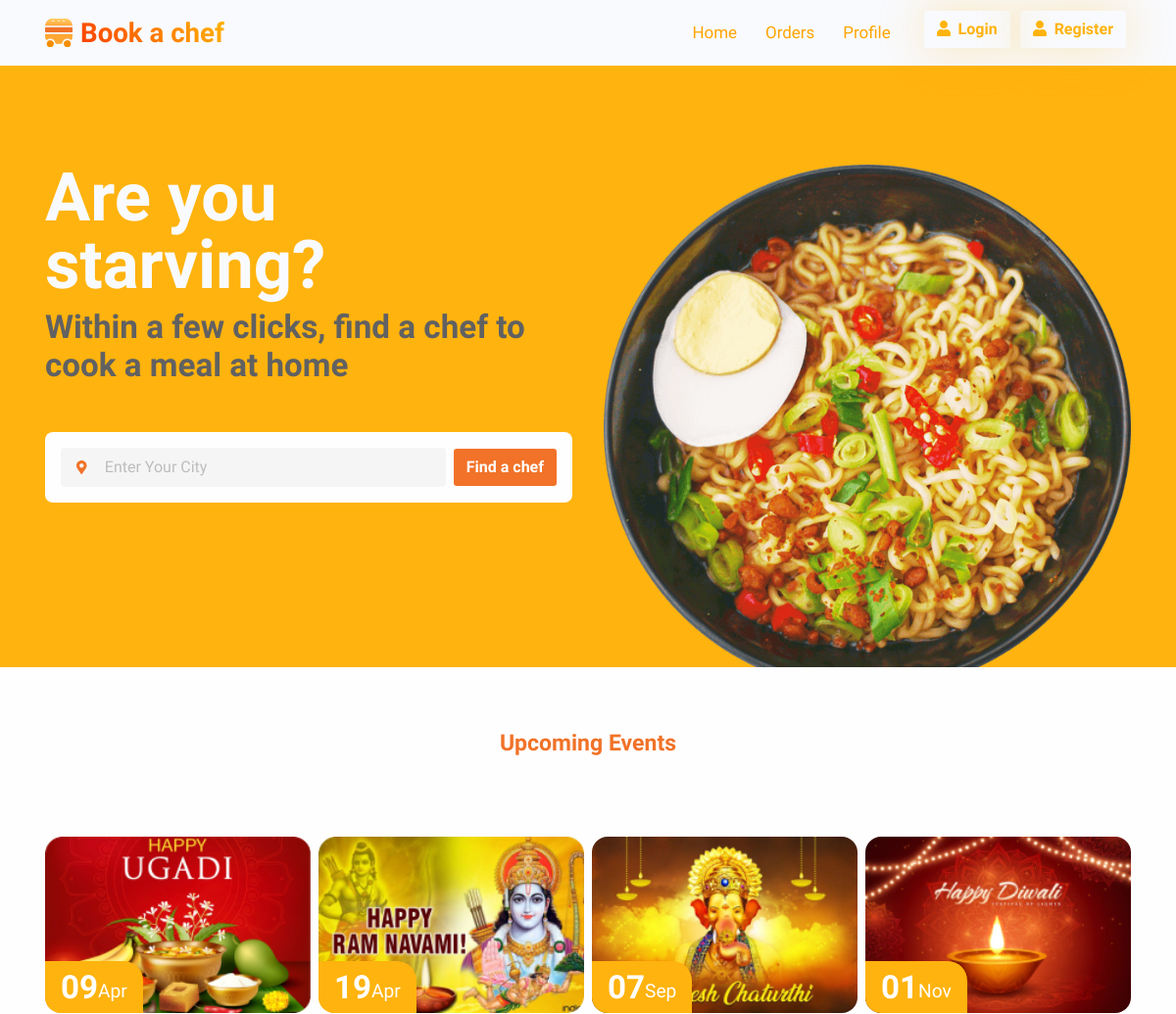
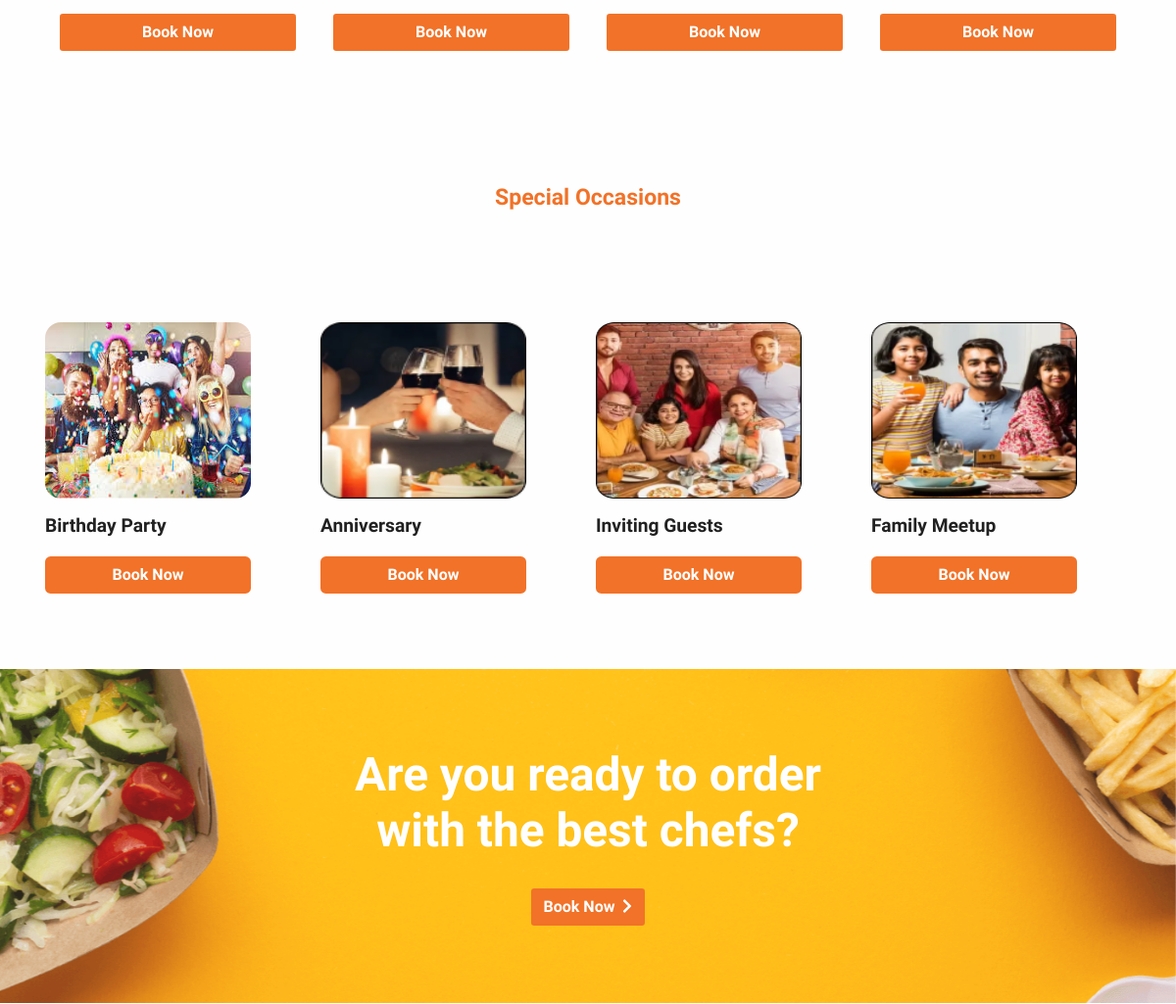
The page / on the database its author committed (2 pictures, top to bottom).
### tables this page shows
CREATE TABLE `tbl_events` (
  `event_id` int(11) NOT NULL,
  `event_name` varchar(200) NOT NULL,
  `event_date` date NOT NULL,
  `event_image` varchar(500) NOT NULL,
  `event_type` varchar(100) NOT NULL
);

### includes/functions.php (called while the page is built, shortened)
<?php
function getAllEvents($conn){
    $Query = "SELECT * FROM tbl_events WHERE event_type = 'Event' AND event_date >= CURDATE()";
    $Results    = mysqli_query($conn,$Query);
    $ListArray = array();
    if (mysqli_num_rows($Results) > 0)
    {
        while($record = mysqli_fetch_assoc($Results))
        {
            $data                   = array();
            $data["id"]             = $record["event_id"];
            $data["name"]           = $record["event_name"];
            $data["date"]           = $record["event_date"];
            $data["image"]          = $record["event_image"];
            $data["type"]           = $record["event_type"];
            array_push($ListArray,$data);
        }
    }
    return $ListArray;
}
function getAllSpecialEvents($conn){
    $Query = "SELECT * FROM tbl_events WHERE event_type = 'Special'";
    $Results    = mysqli_query($conn,$Query);
    $ListArray = array();
    if (mysqli_num_rows($Results) > 0)
    {
        while($record = mysqli_fetch_assoc($Results))
        {
            $data                   = array();
            $data["id"]             = $record["event_id"];
            $data["name"]           = $record["event_name"];
            $data["image"]          = $record["event_image"];
            $data["type"]           = $record["event_type"];
            array_push($ListArray,$data);
        }
    }
    return $ListArray;
}
?>

### index.php (the view, shortened to what this page needs)
<?php
include "includes/header.php";
include "includes/functions.php";
$Events = getAllEvents($conn);
$SpecialEvents = getAllSpecialEvents($conn);
?>
      <section class="py-5 overflow-hidden bg-primary" id="home">
        <div class="container">
          <div class="row flex-center">
            <div class="col-md-5 col-lg-6 order-0 order-md-1 mt-8 mt-md-0"><a class="img-landing-banner" href="#!"><img class="img-fluid" src="assets/img/gallery/hero-header.png" alt="hero-header" /></a></div>
            <div class="col-md-7 col-lg-6 py-8 text-md-start text-center">
              <h1 class="display-1 fs-md-5 fs-lg-6 fs-xl-8 text-light">Are you starving?</h1>
              <h1 class="text-800 mb-5 fs-4">Within a few clicks, find a chef to <br class="d-none d-xxl-block" />cook a meal at home</h1>
              <div class="card w-xxl-75">
                <div class="card-body">
                  <div class="tab-content" id="nav-tabContent">
                    <div class="tab-pane fade show active" id="nav-home" role="tabpanel" aria-labelledby="nav-home-tab">
                      <form class="row gx-2 gy-2 align-items-center">
                        <div class="col">
                          <div class="input-group-icon"><i class="fas fa-map-marker-alt text-danger input-box-icon"></i>
                            <input class="form-control input-box form-foodwagon-control" id="inputDelivery" type="text" placeholder="Enter Your City" />
                          </div>
                        </div>
                        <div class="d-grid gap-3 col-sm-auto">
                          <button class="btn btn-danger" onclick="bookchef_by_city()" type="button">Find a chef</button>
                        </div>
                      </form>
                    </div>
                  </div>
                </div>
              </div>
            </div>
          </div>
        </div>
      </section>
      <section class="py-0">
          <div class="col-lg-6 text-center mx-auto mb-3 mb-md-5 mt-4">
            <h5 class="fw-bold text-danger fs-3 fs-lg-2 lh-sm my-6">Upcoming Events</h5>
          </div>
          <div class="container">
            <div class="row h-100 gx-2 mt-7">
              <?php
							foreach ($Events as $value)
							{
                $url = isset($_SESSION['uid']) ? "bookchef-v1.php" : "login.php";
								echo '<div class="col-sm-6 col-lg-3 mb-3 mb-md-0 h-100 pb-4">
                <div class="card card-span h-100">
                  <div class="position-relative"> <img class="img-fluid rounded-3 w-100" src="'.$value["image"].'" alt="..." />
                    <div class="card-actions">
                      <div class="badge badge-foodwagon bg-primary p-3">
                        <div class="d-flex flex-between-center">
                          <div class="text-white fs-4">'.date("d", strtotime($value["date"])).'</div>
                            <div class="fw-normal fs-1 mt-2">'.date("M", strtotime($value["date"])).'</div>
                        </div>
                      </div>
                    </div>
                  </div>
                </div>
                <div class="d-grid gap-3 col-sm-auto"><button class="btn btn-danger"  onclick="location.href = \''.$url.'?date='.date("Y-m-d", strtotime($value["date"])).'\';"  style="margin:15px;" type="button">Book Now</button></div>
              </div>';
							}
						?>
            </div>
          </div>
      </section>
      <section class="py-4 overflow-hidden">
        <div class="container">
          <div class="row h-100">
            <div class="col-lg-7 mx-auto text-center  mb-5">
              <h5 class="fw-bold text-danger fs-3 fs-lg-2 lh-sm my-6">Special Occasions</h5>
            </div>
            <div class="col-12">
              <div class="carousel slide" id="carouselPopularItems" data-bs-touch="false" data-bs-interval="false">
                <div class="carousel-inner">
                    <div class="carousel-item active" data-bs-interval="10000">
                      <div class="row gx-3 h-100 align-items-center">
                        <?php
                        foreach ($SpecialEvents as $value)
                        {
                          $url = isset($_SESSION['uid']) ? "bookchef-v1.php" : "login.php";
                          echo '<div class="col-sm-6 col-md-3 col-xl mb-5 h-100" style="width:20%;">
                          <div class="card card-span h-100 rounded-3"><img class="img-fluid rounded-3" style="height: 180px;width:210px;" src="'.$value["image"].'" alt="..." />
                            <div class="card-body ps-0">
                              <h5 class="fw-bold text-1000 text-truncate mb-1" style="width:210px;">'.$value["name"].'</h5>
                            </div>
                          </div>
                          <div class="d-grid gap-2" style="width:210px;"><a class="btn btn-lg btn-danger" href="'.$url.'" role="button">Book Now</a></div>
                        </div>';
                        }
                      ?>
                      </div>
                    </div>
                    </div>
                  </div>
                </div>
              </div>
            </div>
      </section>
      <section class="py-0">
        <div class="bg-holder" style="background-image:url(assets/img/gallery/cta-two-bg.png);background-position:center;background-size:cover;">
        </div>
        <div class="container">
          <div class="row flex-center">
            <div class="col-xxl-9 py-7 text-center">
              <h1 class="fw-bold mb-4 text-white fs-6">Are you ready to order <br />with the best chefs? </h1><a class="btn btn-danger" href="<?php echo isset($_SESSION['uid']) ? "bookchef-v1.php" : "login.php" ?>"> Book Now<i class="fas fa-chevron-right ms-2"></i></a>
            </div>
          </div>
        </div>
      </section>
<?php
include "includes/footer.php";
?>

### includes/header.php (shortened to what this page needs)
<!DOCTYPE html>
<html lang="en-US" dir="ltr">
  <head>
    <link rel="stylesheet" href="assets/css/bs/bootstrap.min.css">
    <link href="assets/css/theme.css" rel="stylesheet" />
    <link rel="stylesheet" href="assets/css/daterangepicker.css">
    <link rel="stylesheet" href="assets/css/handle-counter.min.css">
    <link rel="stylesheet" href="assets/css/jquery.customselect.css">
    <link rel="stylesheet" href="assets/packages/daterangepicker/daterangepicker.css">
  </head>
  <body>
    <main class="main" id="top">
      <nav class="navbar navbar-expand-lg navbar-light bg-light fixed-top" data-navbar-on-scroll="data-navbar-on-scroll">
        <div class="container"><a class="navbar-brand d-inline-flex" href="index.php"><img class="d-inline-block" src="assets/img/gallery/logo.svg" alt="logo" /><span class="text-1000 fs-3 fw-bold ms-2 text-gradient">Book a chef</span></a>
          <div class="collapse navbar-collapse border-top border-lg-0 my-2 mt-lg-0 justify-content-end " id="navbarSupportedContent">
            <form class="d-flex mt-4 mt-lg-0 ms-lg-auto ms-xl-0" >
            <div id="home_menu" class="input-group-icon pe-4" style="cursor:pointer;margin-top:10px;color:orange;font-size:17px">Home</div>
            <div id="orders_menu" class="input-group-icon pe-4" style="cursor:pointer;margin-top:10px;color:orange;font-size:17px">Orders</div>
            <div id="profile_menu" class="input-group-icon pe-4" style="cursor:pointer;margin-top:10px;color:orange;font-size:17px">Profile</div>
              <?php if(isset($_SESSION["logged_in"]) && $_SESSION["logged_in"] == true)
              {
                echo '<button class="btn btn-white shadow-warning text-warning" style="margin:0px 5px 0px 5px;" onclick="window.location.href=\'logout.php\';" type="button"> <i class="fas fa-user me-2"></i>Logout</button>';
              }else{
                echo '<button class="btn btn-white shadow-warning text-warning" onclick="window.location.href=\'login.php\';" style="margin:0px 5px 0px 5px;" type="button"> <i class="fas fa-user me-2"></i>Login</button>
                <button class="btn btn-white shadow-warning text-warning" onclick="window.location.href=\'signup.php\';" style="margin:0px 5px 0px 5px;" type="button"> <i class="fas fa-user me-2"></i>Register</button>';
              }
              ?>
            </form>
          </div>
        </div>
      </nav>

### includes/footer.php (shortened to what this page needs)
    </main>
  </body>
</html>

### rows shown on the page
tbl_events: event_image (picture), event_date "09", event_date "Apr"
tbl_events: event_image (picture), event_date "19", event_date "Apr"
tbl_events: event_image (picture), event_date "07", event_date "Sep"
tbl_events: event_image (picture), event_date "01", event_date "Nov"
tbl_events: event_image (picture), event_name "Birthday Party"
tbl_events: event_image (picture), event_name "Anniversary"
tbl_events: event_image (picture), event_name "Inviting Guests"
tbl_events: event_image (picture), event_name "Family Meetup"
